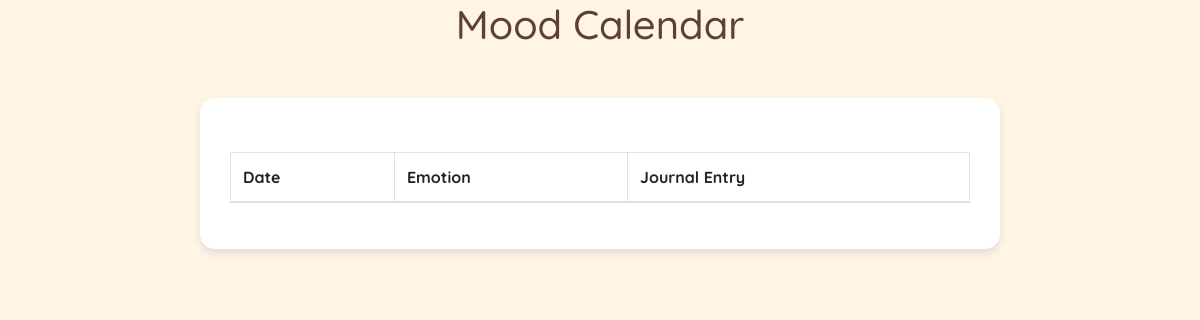
/calendar, run on an earlier commit of the app's database.
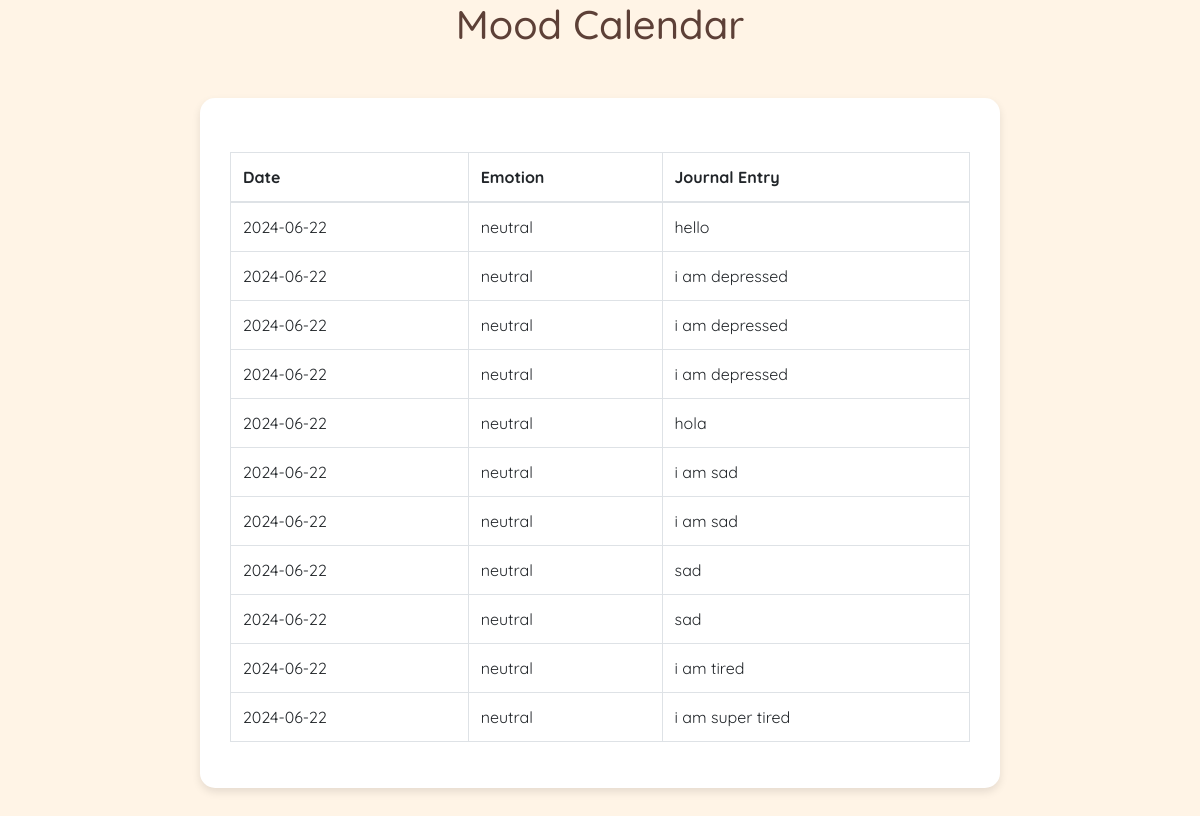
And on a later commit of the database.
### app.py (models this page shows)
class MoodEntry(db.Model):
    id = db.Column(db.Integer, primary_key=True)
    user_id = db.Column(db.Integer, nullable=False)
    date = db.Column(db.Date, nullable=False)
    emotion = db.Column(db.String, nullable=False)
    journal_entry = db.Column(db.String, nullable=False)

### app.py (the view)
@app.route('/calendar')
def calendar():
    try:
        mood_entries = MoodEntry.query.all()
        return render_template('calendar.html', mood_entries=mood_entries)
    except Exception as e:
        logging.error(f"Error in /calendar route: {e}")
        return "There was an error loading the calendar.", 500

### templates/calendar.html (shortened to what this page needs)
<!DOCTYPE html>
<html lang="en">
<head>
    <link href="https://stackpath.bootstrapcdn.com/bootstrap/4.5.2/css/bootstrap.min.css" rel="stylesheet">
    <link href="{{ url_for('static', filename='css/styles.css') }}" rel="stylesheet">
</head>
<body>
    <header>
        <h1>Mood Calendar</h1>
    </header>
    <div class="container">
        <table class="table table-bordered mt-4">
            <thead>
                <tr>
                    <th>Date</th>
                    <th>Emotion</th>
                    <th>Journal Entry</th>
                </tr>
            </thead>
            <tbody>
                {% for entry in mood_entries %}
                    <tr>
                        <td>{{ entry.date }}</td>
                        <td>{{ entry.emotion }}</td>
                        <td>{{ entry.journal_entry }}</td>
                    </tr>
                {% endfor %}
            </tbody>
        </table>
    </div>
</body>
</html>

### static/styles.css (style rules this page uses)
body { font-family: 'Quicksand', sans-serif; background-color: #fff4e6; margin: 0; padding: 0; }
.container { max-width: 800px; margin: 50px auto; padding: 30px; background-color: #ffffff; border-radius: 15px; box-shadow: 0 4px 8px rgba(0, 0, 0, 0.1); }
h1, h2 { text-align: center; color: #5d4037; margin-bottom: 20px; }

What changed in the data, as far as the page shows it:
added MoodEntry: date "2024-06-22", emotion "neutral", journal_entry "hello"
added MoodEntry: date "2024-06-22", emotion "neutral", journal_entry "i am depressed"
added MoodEntry: date "2024-06-22", emotion "neutral", journal_entry "i am depressed"
added MoodEntry: date "2024-06-22", emotion "neutral", journal_entry "i am depressed"
added MoodEntry: date "2024-06-22", emotion "neutral", journal_entry "hola"
added MoodEntry: date "2024-06-22", emotion "neutral", journal_entry "i am sad"
added MoodEntry: date "2024-06-22", emotion "neutral", journal_entry "i am sad"
added MoodEntry: date "2024-06-22", emotion "neutral", journal_entry "sad"
added MoodEntry: date "2024-06-22", emotion "neutral", journal_entry "sad"
added MoodEntry: date "2024-06-22", emotion "neutral", journal_entry "i am tired"
added MoodEntry: date "2024-06-22", emotion "neutral", journal_entry "i am super tired"
